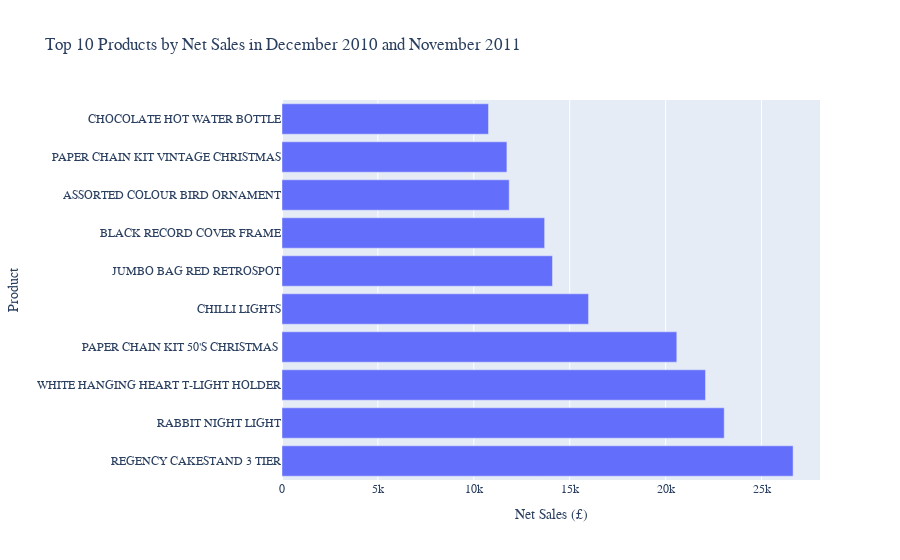

The notebook cell this image was saved under:
### Code cell
# Create a graph which displays the top 10 products by net sales in November and December

fig = px.bar(
    top_10_winter_products,
    x="Value",
    y="Description",
    title="Top 10 Products by Net Sales in December 2010 and November 2011",
    labels={"Value": "Net Sales (£)", "Description": "Product"},
)

fig.update_layout(
    xaxis_title="Net Sales (£)",
    yaxis_title="Product",
    font=dict(family="Arial"),
)

fig.show()

### Figure 1 — Plotly figure (JSON) as saved in the notebook; plotly's stock layout.template omitted (floating-point values rounded to 4 significant figures)
{"data": [{"alignmentgroup": "True", "hovertemplate": "Net Sales (£)=%{x}<br>Product=%{y}<extra></extra>", "legendgroup": "", "marker": {"color": "#636efa", "pattern": {"shape": ""}}, "name": "", "offsetgroup": "", "orientation": "h", "showlegend": false, "textposition": "auto", "type": "bar", "x": [26650.0, 23060.0, 22080.0, 20580.0, 15980.0, 14100.0, 13690.0, 11850.0, 11730.0, 10770.0], "xaxis": "x", "y": ["REGENCY CAKESTAND 3 TIER", "RABBIT NIGHT LIGHT", "WHITE HANGING HEART T-LIGHT HOLDER", "PAPER CHAIN KIT 50'S CHRISTMAS ", "CHILLI LIGHTS", "JUMBO BAG RED RETROSPOT", "BLACK RECORD COVER FRAME", "ASSORTED COLOUR BIRD ORNAMENT", "PAPER CHAIN KIT VINTAGE CHRISTMAS", "CHOCOLATE HOT WATER BOTTLE"], "yaxis": "y"}], "layout": {"barmode": "relative", "font": {"family": "Arial"}, "legend": {"tracegroupgap": 0}, "title": {"text": "Top 10 Products by Net Sales in December 2010 and November 2011"}, "xaxis": {"anchor": "y", "domain": [0, 1], "title": {"text": "Net Sales (£)"}}, "yaxis": {"anchor": "x", "domain": [0, 1], "title": {"text": "Product"}}}}
